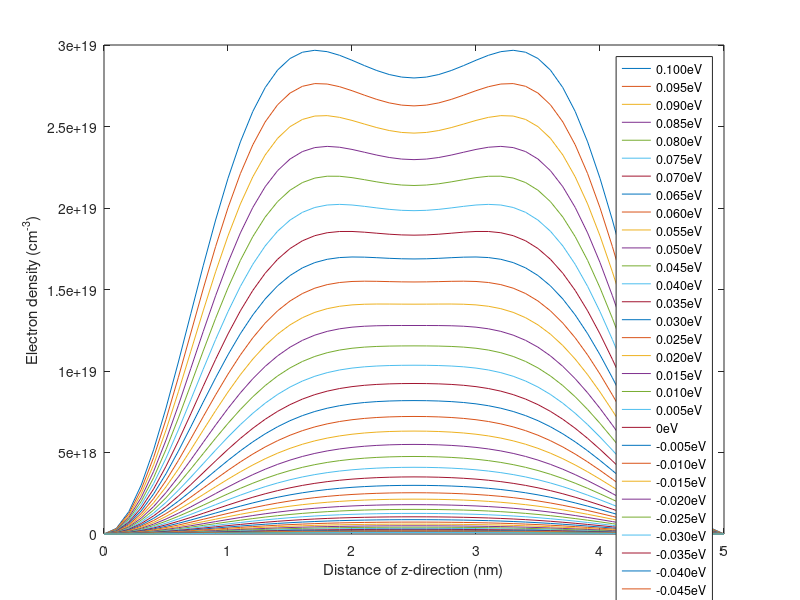
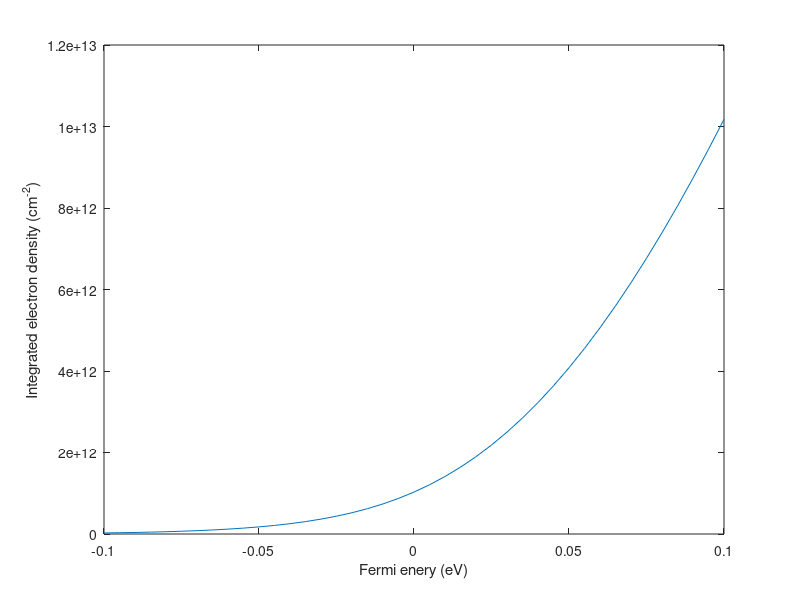

The MATLAB source for these figures, in order:
close all;
clear all;
h = 6.626176e-34; % Planck constant, J s
hbar = h / (2*pi); % Reduced Planck constant, J s
q = 1.602192e-19; % Elementary charge, C
m0 = 9.109534e-31; % Electron rest mass, kg
k_B = 1.380662e-23; % Boltzmann constant, J/K
T = 300; % Temperature, K
Lx = 100e-9; Ly = 100e-9; Lz = 5e-9; % Lengths, m
mxx = 0.19; myy = 0.19; mzz = 0.91; % Masses, m0
nmax = 10;
coef = 2*Lx*Ly/(2*pi)*sqrt(mxx*myy)*m0/(hbar^2)*(k_B*T);
totalNumber = 0;
Nz = 51;
z = transpose([0:Nz-1])*Lz/(Nz-1);
elec = zeros(Nz,41); % Electron density, /m^3

for j = 1:41
    Fermi(1,j) = 0.005*(21-j);
    for n = 1:nmax
        Ez = (hbar^2)/(2*mzz*m0)*(pi*n/Lz)^2;
        subbandNumber = coef*log(1+exp((-Ez+(Fermi(1,j)*q))/(k_B*T)));
        totalNumber = totalNumber+subbandNumber;
        elec(:,j) = elec(:,j)+2/(Lx*Ly*Lz)*(sin(n*pi*z/Lz).^2)*subbandNumber;
    end
end

for j=1:41
    figure(1);
    plot(z/1e-9,elec(:,j)/1e6);
    hold all;
end
xlabel('Distance of z-direction (nm)');
ylabel('Electron density (cm^-^3)');
legend('0.100eV','0.095eV','0.090eV','0.085eV','0.080eV','0.075eV','0.070eV','0.065eV','0.060eV','0.055eV','0.050eV','0.045eV','0.040eV','0.035eV','0.030eV','0.025eV','0.020eV','0.015eV','0.010eV','0.005eV','0eV','-0.005eV','-0.010eV','-0.015eV','-0.020eV','-0.025eV','-0.030eV','-0.035eV','-0.040eV','-0.045eV','-0.050eV','-0.055eV','-0.060eV','-0.065eV','-0.070eV','-0.075eV','-0.080eV','-0.085eV','-0.090eV','-0.095eV','-0.100eV');
dz = Lz/(Nz-1);
elec_int = sum(elec)*dz;
figure(2);
plot(Fermi(1,:),elec_int(1,:)/1e4);
xlabel('Fermi enery (eV)');
ylabel('Integrated electron density (cm^-^2)');
